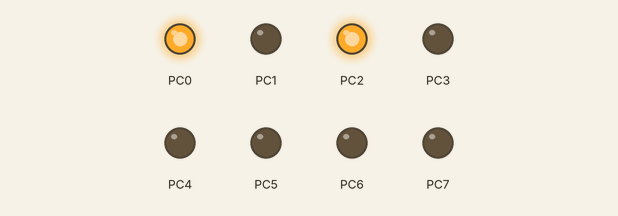
Bench run of a program on a simulated ATmega328P, built with avr-gcc and emulated at 8 MHz. Parts: output pins drawn as LEDs (lit = HIGH).

Above: at 0.5 s.
At 1.5 s:
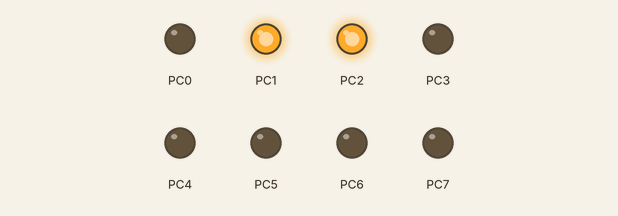
Timing chart, 0 to 3.0 s (numbered marks = the images above):
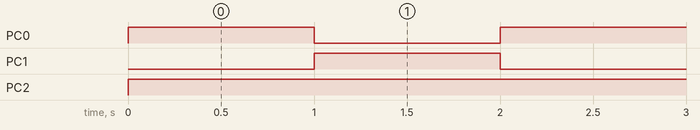

The program:

main.c
```c
/*
 * L293DMotor.c
 *
 * Created: 11/16/2017 4:09:38 PM
 * Author : Lenovo
 */

#define F_CPU 8000000UL
#include <avr/io.h>
#include <util/delay.h>

int main(void)
{
    DDRC = 0xff;
    while (1)
    {
		PORTC = (1<<PC0) | (1<<PC2);
		_delay_ms(1000);
		PORTC = (1<<PC1) | (1<<PC2);
		_delay_ms(1000);
    }
}
```

Measured:
- by itself, PC0, PC1: alternates HIGH for 1.0 s and LOW for 1.0 s
- by itself, PC2: LOW → HIGH at 0.00 s
